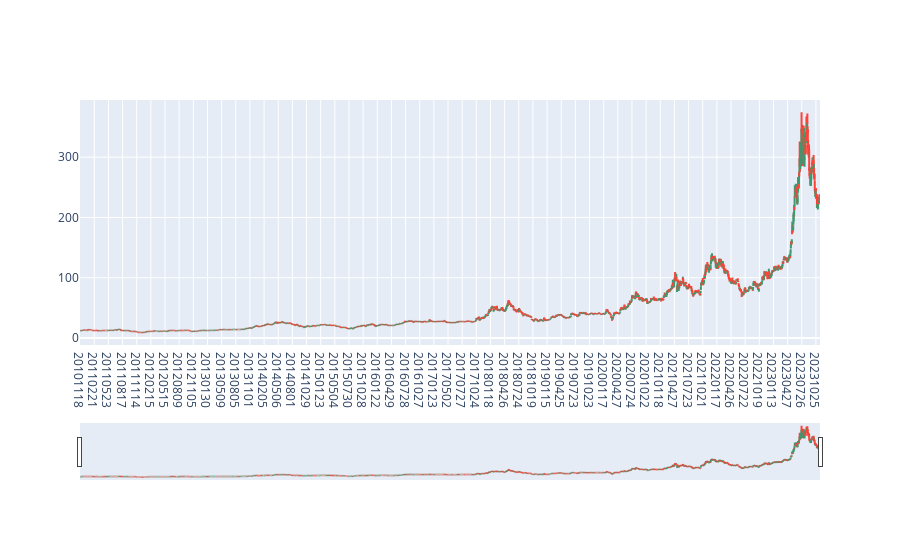
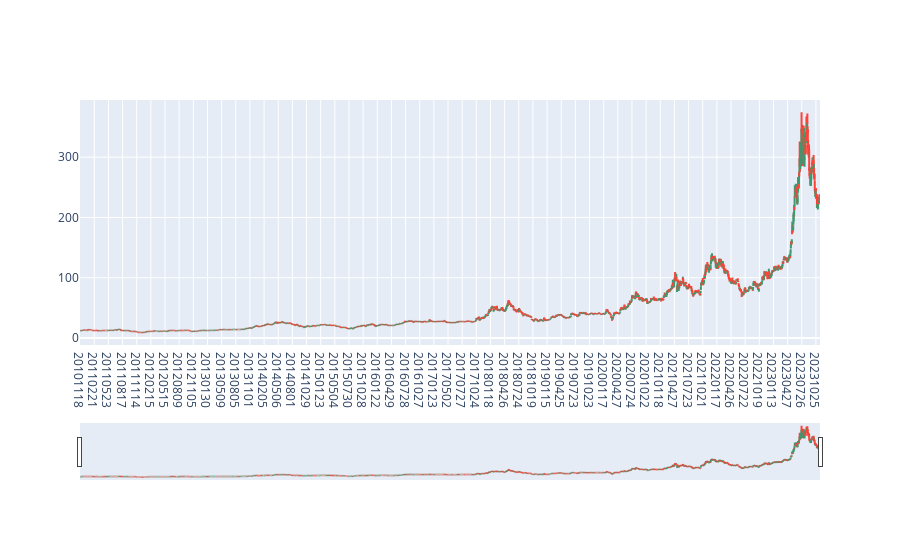

Source (notebook cell) for these figures, in order:
### Code cell
fig = go.Figure(data=go.Ohlc(x=datetime, open=ohlc[0], high=ohlc[1], low=ohlc[2], close=ohlc[3]))
fig.show()

### Figure 1 — Plotly figure (JSON) as saved in the notebook; plotly's stock layout.template omitted (floating-point values rounded to 4 significant figures; data arrays with more than 128 entries replaced by an {"elided": "..."} marker saying what was removed)
{"data": [{"close": {"elided": "3190 float values"}, "high": {"elided": "3190 float values"}, "low": {"elided": "3190 float values"}, "open": {"elided": "3190 float values"}, "type": "ohlc", "x": {"elided": "3190 str values"}}], "layout": {"autosize": true, "xaxis": {"autorange": true, "range": [-0.5, 3190.0], "rangeslider": {"autorange": true, "range": [-0.5, 3190.0], "yaxis": {"_template": null, "rangemode": "match"}}, "type": "category"}, "yaxis": {"autorange": true, "range": [-11.57, 394.8]}}}

### Figure 2 — Plotly figure (JSON) as saved in the notebook; plotly's stock layout.template omitted (floating-point values rounded to 4 significant figures; data arrays with more than 128 entries replaced by an {"elided": "..."} marker saying what was removed)
{"data": [{"close": {"elided": "3190 float values"}, "high": {"elided": "3190 float values"}, "low": {"elided": "3190 float values"}, "open": {"elided": "3190 float values"}, "type": "ohlc", "x": {"elided": "3190 str values"}}], "layout": {"autosize": true, "xaxis": {"autorange": true, "range": [-0.5, 3190.0], "rangeslider": {"autorange": true, "range": [-0.5, 3190.0], "yaxis": {"_template": null, "rangemode": "match"}}, "type": "category"}, "yaxis": {"autorange": true, "range": [-11.57, 394.8]}}}
